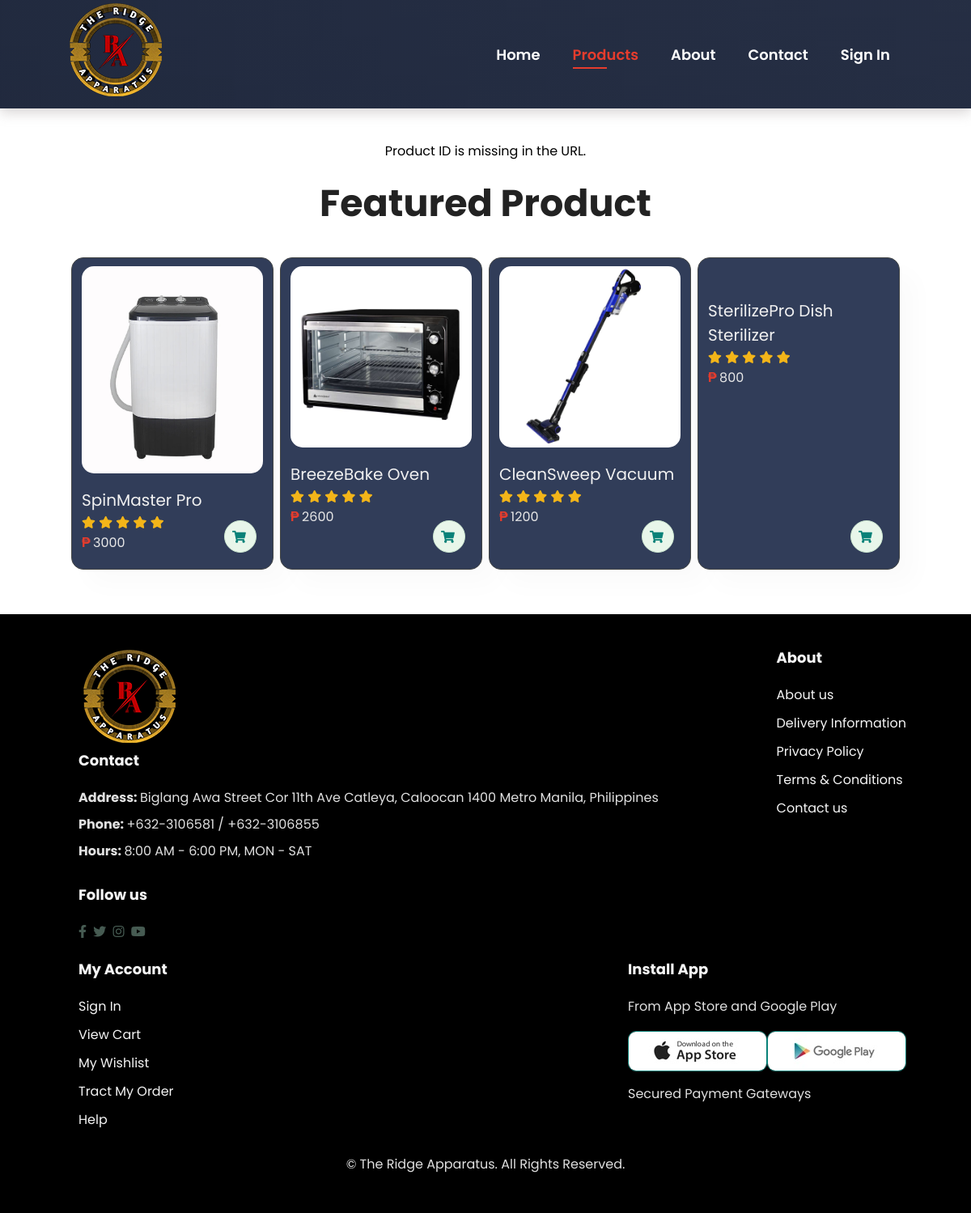
Page /shop/product_display.php on the committed database.
### tables this page shows
CREATE TABLE `products` (
  `id` int(100) NOT NULL,
  `name` varchar(100) NOT NULL,
  `description` text NOT NULL,
  `category` varchar(100) NOT NULL,
  `price` int(10) NOT NULL,
  `image` varchar(100) NOT NULL
);

### shop/product_display.php (the view, shortened to what this page needs)
<?php
include '../components/connect.php';
?>
<!DOCTYPE html>
<html lang="en">
<head>
    <link rel="stylesheet" href="https://use.fontawesome.com/releases/v5.15.4/css/all.css">
    <link rel="stylesheet" href="../css/style.css">
</head>
<body>
    <section id="header">
        <a href="#"><img src="../img/logs.png" class="logo"alt=""></a>
        <div>
            <ul id="navbar">
                <li><a href="../index.php">Home</a></li>
                <li><a class="active" href="#">Products</a></li>
                <li><a href="../about/about.php">About</ax/li>
                <li><a href="../contact/contact.php">Contact</a></li>
                <li><a href="../login/logindex.php">Sign In</a></li>
            </ul>
        </div>
    </section>
<section id="product1" class="section-p1">
        <?php
        if (isset($_GET['id'])) {
            $pid = filter_var($_GET['id'], FILTER_SANITIZE_NUMBER_INT);
            $show_product = $conn->prepare("SELECT * FROM `products` WHERE id = ?");
            $show_product->bindParam(1, $pid, PDO::PARAM_INT);
            $show_product->execute();
            if($show_product->rowCount() > 0){
                $fetch_product = $show_product->fetch(PDO::FETCH_ASSOC);
        ?>
            <section id="prodetails" class="section-p1">
                <div class="single-pro-image">
                    <img src="../uploaded_img/<?= $fetch_product['image']; ?>" width="100%" alt="">
                </div>
                <div class="single-pro-details">
                    <h4><?= $fetch_product['name']; ?></h4>
                    <h2>₱<?= $fetch_product['price']; ?>.00</h2>
                    <input type="number" value="1">
                    <a href="../login/logindex.php" class="bn13">Add To Cart</a>
                    <h3>Product Details</h3>
                    <span><?= $fetch_product['description']; ?></span>
                </div>
            </section>
        <?php
                } else {
                echo "No product found with the given ID.";
                }
        } else {
            echo "Product ID is missing in the URL.";
        }
        ?>
        <br><br><h2>Featured Product</h2><br>
        <section class="pro-container" style="padding-top: 0;">
        <?php
        $limit = 4;
        $show_products = $conn->prepare("SELECT * FROM `products` LIMIT :limit");
        $show_products->bindParam(':limit', $limit, PDO::PARAM_INT);
        $show_products->execute();
        if($show_products->rowCount() > 0){
            while($fetch_products = $show_products->fetch(PDO::FETCH_ASSOC)){
        ?>
        <div class="pro" data-name="p-2">
            <a class="pname"href="product_display.php?id=' <?= $fetch_products['id']; ?> '">
            <img src="../uploaded_img/<?= $fetch_products['image']; ?>" alt="">
            <div class="des">
                    <div class="name"><?= $fetch_products['name']; ?>
            </div>
            </a>
            <div class="star">
                                    <i class="fas fa-star"></i>
                                    <i class="fas fa-star"></i>
                                    <i class="fas fa-star"></i>
                                    <i class="fas fa-star"></i>
                                    <i class="fas fa-star"></i>
                    </div>
            <div class="price"><span>₱&nbsp;</span><?= $fetch_products['price']; ?><span></span></div>
            <div class="cart">
                <a href="#"><i class="fa fa-shopping-cart"></i></a>
                </div>
            </div>
            <?php
                }
            }else{
                echo '<p class="empty">No Products Added Yet!</p>';
            }
            ?>
    </section>
</section>
   <footer class="section-p1">
        <div class="col">
            <img src="../img/logs.png" alt="">
            <h4>Contact</h4>
            <p><strong>Address: </strong>Biglang Awa Street Cor 11th Ave Catleya, Caloocan 1400 Metro Manila, Philippines</p>
            <p><strong>Phone: </strong>+632-3106581 / +632-3106855</p>
            <p><strong>Hours: </strong>8:00 AM - 6:00 PM, MON - SAT</p>
            <div class="follow">
                <h4>Follow us</h4>
                <div class="icon">
                    <i class="fab fa-facebook-f"></i>
                    <i class="fab fa-twitter"></i>
                    <i class="fab fa-instagram"></i>
                    <i class="fab fa-youtube"></i>
                </div>
            </div>
        </div>
        <div class="col">
            <h4>About</h4>
            <a href="#">About us</a>
            <a href="#">Delivery Information</a>
            <a href="#">Privacy Policy</a>
            <a href="#">Terms & Conditions</a>
            <a href="#">Contact us</a>
        </div>
        <div class="col">
            <h4>My Account</h4>
            <a href="#">Sign In</a>
            <a href="#">View Cart</a>
            <a href="#">My Wishlist</a>
            <a href="#">Tract My Order</a>
            <a href="#">Help</a>
        </div>
        <div class="col install">
            <h4>Install App</h4>
            <p>From App Store and Google Play</p>
            <div class="row">
                <img src="../img/app.jpg" alt="">
                <img src="../img/play.jpg" alt="">
            </div>
            <p>Secured Payment Gateways</p>
        </div>
        <div class="copyright">
            <p>© The Ridge Apparatus. All Rights Reserved.</p>
        </div>
    </footer>
</body>
</html>

### css/style.css (style rules this page uses)
* { margin: 0; padding: 0; box-sizing: border-box; font-family: 'Poppins', sans-serif; }
h2 { font-size: 46px; line-height: 54px; color: #222; }
h4 { font-size: 25px; color: #222; }
p { font-size: 16px; color:#222; }
.section-p1 { padding: 40px 80px }
body { width: 100%; }
#header { display: flex; align-items: center; justify-content: space-between; padding: 0px 80px; background-image:linear-gradient(rgba(4,9,30,0.7), rgba(4,9,30,0.7)), url(../products/nav.jpg); background-attachment: fixed; background-repeat: no-repeat; background-position: center; background-size: cover; box-shadow: 0 5px 15px rgba(172, 166, 166, 0.479); z-index: 999; position: sticky; overflow: hidden; top: 0; left: 0; }
#navbar { display: flex; align-items: center; justify-content: center; }
#navbar li { list-style: none; padding: 0 20px; position: relative; }
#navbar li a { text-decoration: none; font-size: 18px; font-weight: 600; color: #fff; transition: 0.3s ease; }
#navbar li a:hover, #navbar li a.active { color: #e63c2d; }
#navbar li a.active::after, #navbar li a:hover::after { content: ""; width: 35%; height: 2px; background: #e63c2d; position: absolute; bottom: -4px; left: 20px; }
#hero h2, p { color: #e0e0e0; }
#product1 { padding-top: 40px; text-align: center; background: #ffffff; }
#product1 .pro-container { display: flex; justify-content:space-evenly; padding-top: 25px; flex-wrap: wrap; }
#product1 .pro { width: 23%; min-width: 250px; padding: 10px 12px; border: 1px solid #454746; border-radius: 15px; cursor: pointer; box-shadow: 20px 20px 30px rgb(0, 0, 0,0.02); margin: 15px 0; transition: 0.2s ease; position: relative; background: #313d59; }
#product1 .pro img { width: 100%; border-radius: 15px; }
#product1 .pro .des { text-align: start; padding: 10px 0; color: rgb(231, 231, 231); }
#product1 .pro .des span { color: #e63c2d; font-size: 16px; font-weight: bold; }
#product1 .pro .des i { font-size: 15px; color: rgb(243, 181, 25); }
#product1 .pro .cart { width: 40px; height: 40px; line-height: 40px; border-radius: 30px; background-color: #e8f6ea; align-self: left; font-weight: 500; border: 1px solid #cce7d0; position: absolute; bottom: 20px; right: 20px; }
#product1 .pro .cart i { color: #088178; margin-left: 9px; }
footer { display: flex; justify-content: space-between; flex-wrap: wrap; background: #000; }
footer .col { display: flex; flex-direction: column; align-items: flex-start; margin-bottom: 20px; margin-left: 17px; }
footer h4 { cursor: default; font-size: 18px; padding-bottom: 20px; color: whitesmoke; }
footer p { cursor: default; font-size: 16px; margin: 0 0 8px 0; }
footer a { font-size: 16px; text-decoration: none; color: whitesmoke; padding-bottom: 10px; }
footer .follow { margin-top: 20px; }
footer .follow i { color: #465b52; padding-right: 4px; cursor: pointer; }
footer .install .row img { border: 1px solid #088178; border-radius: 10px; }
footer .install img { margin: 10px 0 15px 0; }
footer .copyright { width: 100%; text-align: center; }
#product1 .pro .pname { text-decoration: none; font-size: 20px; color: #f1f1f1; }
:root { --blue: #000000; --org: #FF7600; --green: #c98c08; --red: #DA0037; }
::placeholder { color: #888787; }
.row { display: flex; flex-wrap: wrap; align-items: center; justify-content: space-between; }

### rows in the picture
products: image (picture), name "SpinMaster Pro", price "3000"
products: image (picture), name "BreezeBake Oven", price "2600"
products: image (picture), name "CleanSweep Vacuum", price "1200"
products: name "SterilizePro Dish Sterilizer", price "800"
